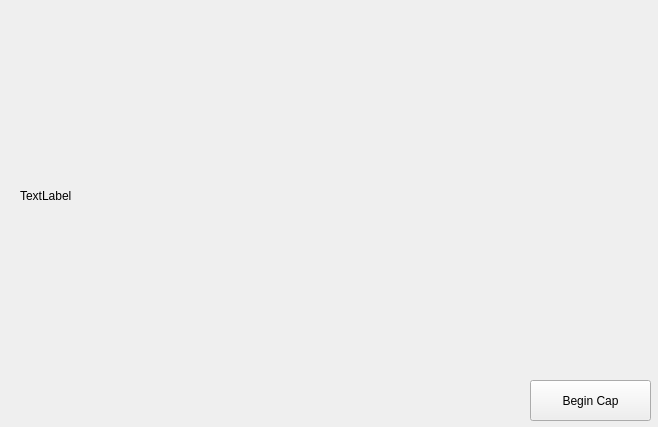
<?xml version="1.0" encoding="UTF-8"?>
<ui version="4.0">
 <class>MainWidget</class>
 <widget class="QWidget" name="MainWidget">
  <property name="geometry">
   <rect>
    <x>0</x>
    <y>0</y>
    <width>658</width>
    <height>427</height>
   </rect>
  </property>
  <property name="windowTitle">
   <string>MainWidget</string>
  </property>
  <widget class="QPushButton" name="pushButton_begin">
   <property name="geometry">
    <rect>
     <x>530</x>
     <y>380</y>
     <width>121</width>
     <height>41</height>
    </rect>
   </property>
   <property name="text">
    <string>Begin Cap</string>
   </property>
  </widget>
  <widget class="QLabel" name="label">
   <property name="geometry">
    <rect>
     <x>20</x>
     <y>20</y>
     <width>631</width>
     <height>351</height>
    </rect>
   </property>
   <property name="text">
    <string>TextLabel</string>
   </property>
  </widget>
 </widget>
 <layoutdefault spacing="6" margin="11"/>
 <resources/>
 <connections/>
</ui>
